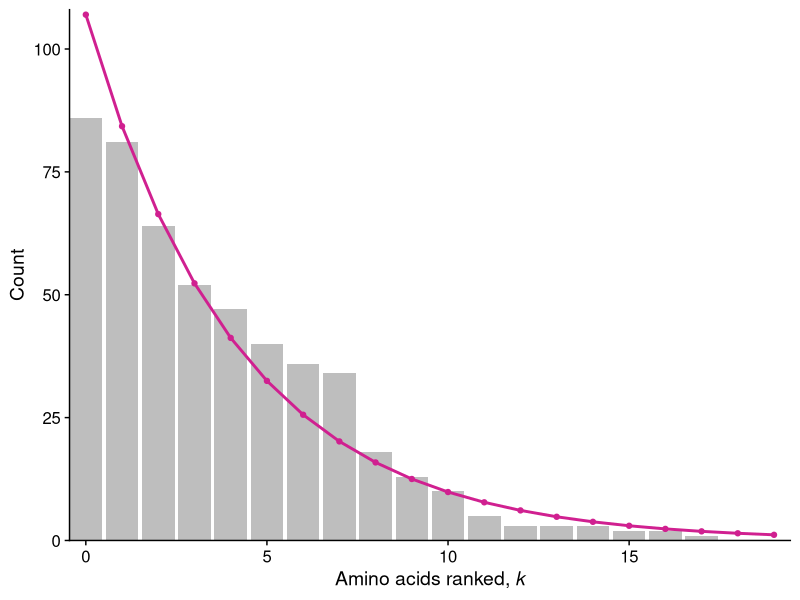
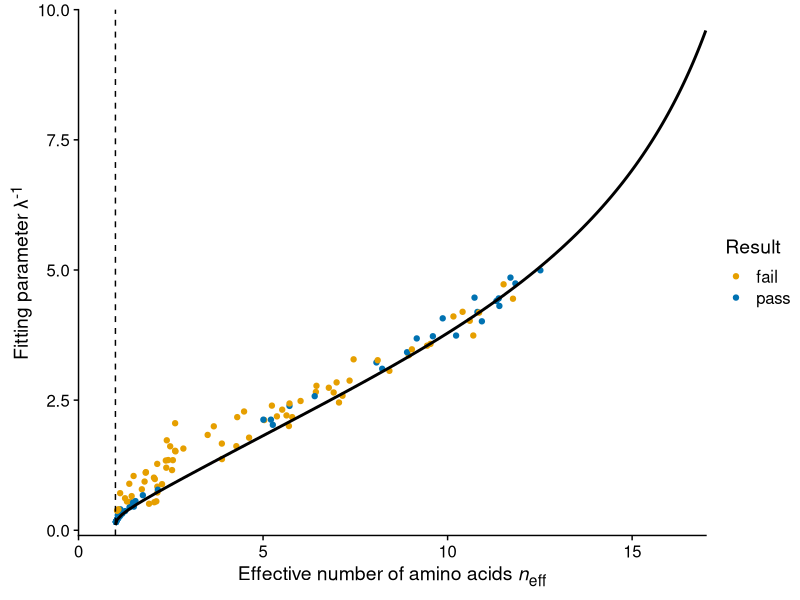

Source code (R) for these figures, in order:
## ---- chunk 1
knitr::opts_chunk$set(echo = TRUE)
## ---- chunk 2
# fit linear model to normalized, log-transformed data
# set intercept to 0, only fitting 1 parameter (slope)

# load packages
library(tidyverse)
library(stringr)
library(cowplot)
library(broom)
library(ggtext)
theme_set(theme_cowplot())
## ---- chunk 3
# read in data
alignment <-read_csv("data/simulated/results_1B4T_A_evolved_split.csv", 
                     col_types = cols(.default = "c")) 

# tidy data used for null
alignment %>% 
  mutate(sequence = as.numeric(1:nrow(alignment)) ) %>% 
  gather(key = "site", value = "aa", 1:153) -> tidy_align  

tidy_align$site = as.numeric(tidy_align$site) 
## ---- chunk 4
# determine the number of each AA at each site
tidy_align %>% 
  group_by(site, aa) %>% 
  summarize(count = n()) -> site_aa_count

empty_counts <- tibble(aa = c('A', 'C', 'D', 'E', 'F', 'G', 'H', 'I', 
                              'K', 'L', 'M', 'N', 'P', 'Q', 'R', 'S', 
                              'T', 'V', 'W', 'Y'), 
                           count = rep(0, 20))

# 1. First write a function that can take a data frame with amino acids at one site, and return a data frame with counts, including zeros.
count_by_site <- function(site_df) {
  site_df %>% 
    group_by(aa) %>% 
    summarize(count = n()) -> counts
  full_join(counts, anti_join(empty_counts, counts, by = 'aa'))
}

# 2. Then call that function for all sites and combine the resulting data frames.
tidy_align %>% 
  nest(data = -site) %>%
  mutate(counts = map(data, count_by_site)) %>%
  dplyr::select(-data) %>%   
  unnest(cols = c(counts)) -> all_count


## ---- chunk 5
# USING ONLY OBSERVED AA
# order aa by relative frequency
all_count %>%
  arrange(all_count$site, desc(count)) -> ordered_count

# make the categorical variable (aa) numerical (k) by numbering aa's 1-20 in order of freq
ordered_count %>%
  group_by(site) %>%
  mutate(k = as.numeric(0:19)) -> ordered_count
  #mutate(k = as.numeric(1:20)) -> ordered_count

# remove aa with zero values
ordered_count %>%
  filter(count > 0) -> observed_aa

# count relative to most frequent - rescale to 1 for highly conserved sites
observed_aa %>%
  group_by(site) %>%
  mutate(rel_count = count/max(count)) -> observed_aa

# log-transformed data
observed_aa %>%
  mutate(ln_count = log(rel_count)) -> observed_aa 

# fit to a linear function, using map and BROOM 
# SET INTERCEPT TO 0
observed_aa %>% 
  nest(data = -site) %>%
  mutate(fit = map(data, ~ lm(ln_count ~ 0 + k, data = .)),
         #intercept = map_dbl(fit, ~ (.)$coefficients[1]),
         slope = map_dbl(fit, ~ (.)$coefficients[1])) %>% 
  select(-data, -fit) -> observed_fits

# data frame with slope from linear fit to log transformed data - slope = gamma, intercept = 0
#head(observed_fits)

# visualize the distribution (at a given site) with linear fits
# NOTE: sites that are highly conserved for a single aa still look exponential in log scale (see sites 3 and 9 as example) 3, 6, 33
ordered_count %>%
  group_by(site) %>%
  mutate(rel_count = count/max(count)) -> ordered_count
ordered_count %>%
  mutate(ln_count = log(rel_count)) -> ordered_count

ordered_count %>% 
  left_join(observed_fits, by = "site") %>%
  mutate(est_dist = slope*exp(k*slope)) -> ordered_count

# rescale to compare w raw count
ordered_count %>%
  group_by(site) %>%
  mutate(est_rel = est_dist/sum(est_dist)) %>%
  mutate(est_count = sum(count)*est_rel) -> ordered_count
## ---- chunk 6
# use raw count
ordered_count %>% nest(data = -site) %>%
  ungroup() %>%
  mutate(chisq = map(data, ~ sum(((.$count - .$est_count)^2)/.$est_count)),
         p_value = map_dbl(chisq, ~ pchisq(., 18, lower.tail=FALSE))) %>% 
  select(-data) %>%
  mutate(p.adjusted = p.adjust(p_value, method= "fdr")) -> chisq_results

chisq_results %>%
  mutate(result = "pass") -> chisq_results

# REMOVE conserved sites with a single aa
chisq_results %>% 
  filter(p_value != "NaN") -> chisq_results

chisq_results$result[chisq_results$p_value < 0.05] <- "fail"

chisq_results %>% filter(result == "fail") %>% nrow()/nrow(chisq_results)
chisq_results$chisq <- as.numeric(chisq_results$chisq)

#test manually for a few sites
#df1 <- filter(ordered_count, site == 1)
#chisq1 <- sum((df1$count - df1$est_count)^2/df1$est_count)
#pchisq(chisq1, 18, lower.tail = FALSE)



## ---- chunk 7
ordered_count %>%
  filter(site == 35) %>%
  ggplot(aes(x = k)) +
  geom_bar(aes(y = count), fill = "grey", stat='identity') +
  geom_point(aes(y = est_count, color = "violetred")) +
  geom_line(aes(y = est_count, color = "violetred"), size = 1) +
  scale_color_manual(name = "distribution",
                     values = c("grey" = "grey", "violetred" = "violetred"),
                     labels = c("actual", "estimated"))  +
  scale_x_continuous(
    breaks = c(0, 5, 10, 15), 
    expand = c(0, 0)
  ) +
  scale_y_continuous(
    breaks = c(0, 25, 50, 75, 100), 
    expand = c(0, 0),
    limits = c(0, 108)
  ) +
  labs(x = "Amino acids ranked, *k*", y = "Count") +
  theme(
    legend.position = "none",
    axis.title.x = element_markdown()
  ) -> fig1

fig1
save_plot("figure1.pdf", fig1, ncol = 1, nrow = 1, base_height = 3.71,
          base_asp = 1.618, base_width = NULL)

## ---- chunk 8
# site_aa_count is actual dist. DOES NOT CONTAIN AA AT ZERO

# eff aa for actual distribution
observed_aa %>%
  group_by(site) %>%
  mutate(frequency = (count)/sum(count)) -> site_aa_freq

site_aa_freq %>% 
  mutate(flnf = frequency*log(frequency)) %>%
  group_by(site) %>% 
  summarize(entropy = -sum(flnf),
            eff_aa = exp(entropy),
            n = length(unique(aa))) -> eff_aa_all

# eff aa for estimated distribution
ordered_count %>% 
  group_by(site) %>%
  mutate(freq = (est_count)/sum(est_count)) -> site_aa_freq_2
site_aa_freq_2 %>% 
  mutate(flnf = freq*log(freq)) %>%
  group_by(site) %>%
  summarize(entr = -sum(flnf),
            eff_aa_est = exp(entr)) -> eff_aa_all_est

left_join(eff_aa_all, eff_aa_all_est) -> compare_eff_aa

## ---- chunk 9
observed_fits %>%
  left_join(eff_aa_all) %>% 
  select(site, slope, eff_aa)-> gam_v_effaa

gam_v_effaa %>%
  left_join(chisq_results) %>% 
  select(site, slope, eff_aa, result) -> gam_v_effaa

neff2 <- function(lambda_inv) {
  lambda <- 1/lambda_inv
  pi <- lambda*exp(-lambda*(0:19))
  #pi <- lambda*exp(-lambda*(1:20))
  C <- sum(pi)
  pi <- pi/C
  exp(-sum(pi*log(pi)))
}

df_theory2 <- data.frame(lambda_inv = (0:-100)/10, 
                         ne = vapply((0:-100)/10, neff2, numeric(1)))
## ---- chunk 10
gam_v_effaa %>% 
  group_by(result) %>% 
  count()

gam_v_effaa %>% 
  filter(!is.na(result)) -> gam_v_effaa

ggplot(gam_v_effaa, 
       aes(x = eff_aa, y = -1/slope)) + 
  geom_point(aes(color = result)) +
  geom_line(
    data = df_theory2, 
    aes(ne, -1*lambda_inv), 
    inherit.aes = FALSE, 
    size = 1
  ) +
  geom_vline(
    xintercept = 1, 
    linetype = 2
  ) +
  labs(
    x = "Effective number of amino acids *n*<sub>eff</sub>", 
    y = "Fitting parameter &lambda;<sup>-1</sup>",
    color = "Result"
  ) +
  theme(
    #legend.position = "none",
    axis.title.x = element_markdown(),
    axis.title.y = element_markdown()
  ) +
  scale_x_continuous(
    breaks = c(0,5,10,15),
    limits = c(0,17),
    expand = c(0,0)
  ) +
  scale_y_continuous(
    limits = c(-0.1,10),
    expand = c(0,0)
  ) +
  scale_color_manual(
    values = c("#E69F00", "#0072B2")
  ) +
  coord_cartesian(clip = "off") -> fig2

fig2
save_plot("figure2.png", fig2, ncol = 1, nrow = 1, base_height = 3.71,
          base_asp = 1.618, base_width = NULL)
